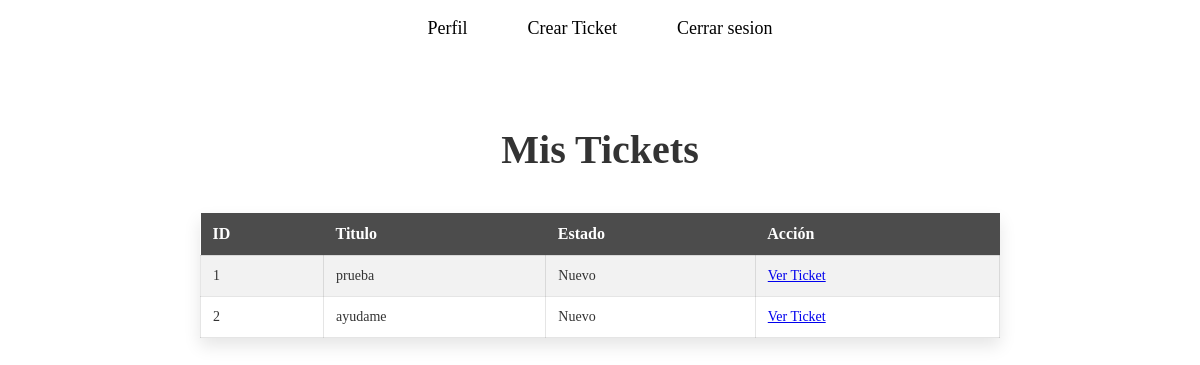
The app's page /SAS_tickets/tickets (signed in) with its own data.
### SAS_tickets/models.py (models this page shows, shortened)
class Ticket(models.Model):
    id_ticket    = models.AutoField(db_column='id_ticket', primary_key=True)
    titulo       = models.CharField(max_length=50, blank=False, null=False)
    fecha        = models.DateTimeField(auto_now_add=True)
    user         = models.ForeignKey(User, on_delete=models.CASCADE, related_name='tickets_as_user')
    tecnico      = models.ForeignKey(User, on_delete=models.CASCADE, null=True, blank=True, related_name='tickets_as_technician')
    id_categoria = models.ForeignKey('Categoria', on_delete=models.CASCADE, db_column='id_categoria')
    id_prioridad = models.ForeignKey('SLA', on_delete=models.CASCADE, db_column='id_prioridad')
    id_estado    = models.ForeignKey('Estado_Ticket', on_delete=models.CASCADE, db_column='id_estado')

class Estado_Ticket(models.Model):
    id_estado = models.AutoField(db_column='id_estado', primary_key=True)
    estado    = models.CharField(max_length=50, blank=False, null=False)

### SAS_tickets/views.py (the view)
# urls.py: path('tickets', views.tickets, name="tickets"),
@login_required
def tickets(request):
    tickets = Ticket.objects.filter(user=request.user)
    context = {
        "tickets": tickets
    }
    return render(request,'SAS_tickets/tickets.html', context)

### SAS_tickets/templates/SAS_tickets/tickets.html (shortened to what this page needs)
{% load static %}
<!DOCTYPE html>
<html lang="en">
<head>
    <link rel="stylesheet" href="{% static 'tickets.css' %}">
</head>
<body>
    <header>
        <nav class="navbar">
            <ul class="nav-list">
                <li><a href="#">Perfil</a></li>
                <li><a href="{% url 'crear_ticket' %}">Crear Ticket</a></li>
                <li><a href="#">Cerrar sesion</a></li>
            </ul>
        </nav>
    </header>
    <div class="content">
        <h1>Mis Tickets</h1>
        <div class="table-container">
            <table>
                <tr>
                    <th>ID</th>
                    <th>Titulo</th>
                    <th>Estado</th>
                    <th>Acción</th>
                </tr>
                {% for ticket in tickets %}
                    <tr>
                        <td>{{ticket.id_ticket}}</td>
                        <td>{{ticket.titulo}}</td>
                        <td>{{ticket.id_estado.estado}}</td>
                        <td><a href="{% url 'ver_ticket' ticket.id_ticket %}">Ver Ticket</a></td>
                    </tr>
                {% endfor %}
            </table>
        </div>
    </div>
</body>
</html>

### SAS_tickets/static/tickets.css (style rules this page uses)
.navbar { background-color: transparent; padding: 10px; text-align: center; }
.nav-list { list-style-type: none; margin: 0; padding: 0; display: flex; justify-content: center; align-items: center; }
.nav-list li { margin: 0 15px; }
.nav-list a { text-decoration: none; color: black; font-size: 18px; padding: 8px 15px; transition: background-color 0.3s ease, color 0.3s ease; }
.content { display: flex; flex-direction: column; align-items: center; margin-top: 50px; }
h1 { font-size: 40px; color: #333; margin-bottom: 20px; text-align: center; }
.table-container { display: block; width: 100%; max-width: 800px; padding: 20px; }
table { width: 100%; border-collapse: collapse; background: rgba(255, 255, 255, 0.1); box-shadow: 0 8px 16px rgba(0, 0, 0, 0.1); backdrop-filter: blur(10px); transition: transform 0.3s ease; }
th { background-color: rgba(0, 0, 0, 0.7); color: white; padding: 12px; text-align: left; font-weight: bold; font-size: 16px; }
td { padding: 12px; border: 1px solid rgba(0, 0, 0, 0.1); font-size: 14px; color: #333; }
tr:nth-child(even) { background-color: rgba(0, 0, 0, 0.05); }
.table-container { position: relative; min-height: 200px; overflow-y: auto; max-height: 500px; }
table { position: relative; top: 0; }

### records on screen
Ticket: id_ticket "1", titulo "prueba", id_estado.estado "Nuevo"
Ticket: id_ticket "2", titulo "ayudame", id_estado.estado "Nuevo"
